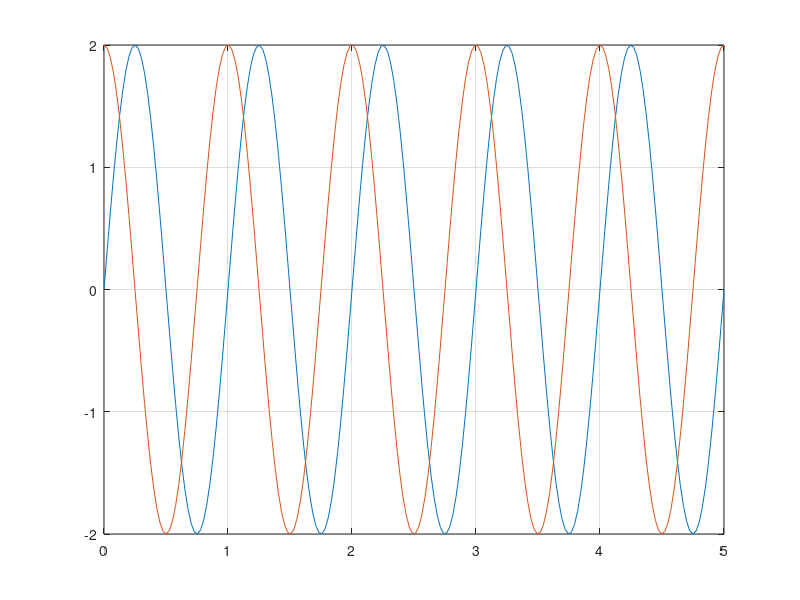

Write MATLAB code to recreate this figure.
a=2;
T=1;
np=200;
t = linspace(0,5,np);
t = linspace(0,5,np)';
w = 2*pi/T;
x = a*sin(w*t);
%plot(t,x)
%grid

y = a*cos(w*t);
%plot(t,y)
%grid


plot(t,[x,y])
grid